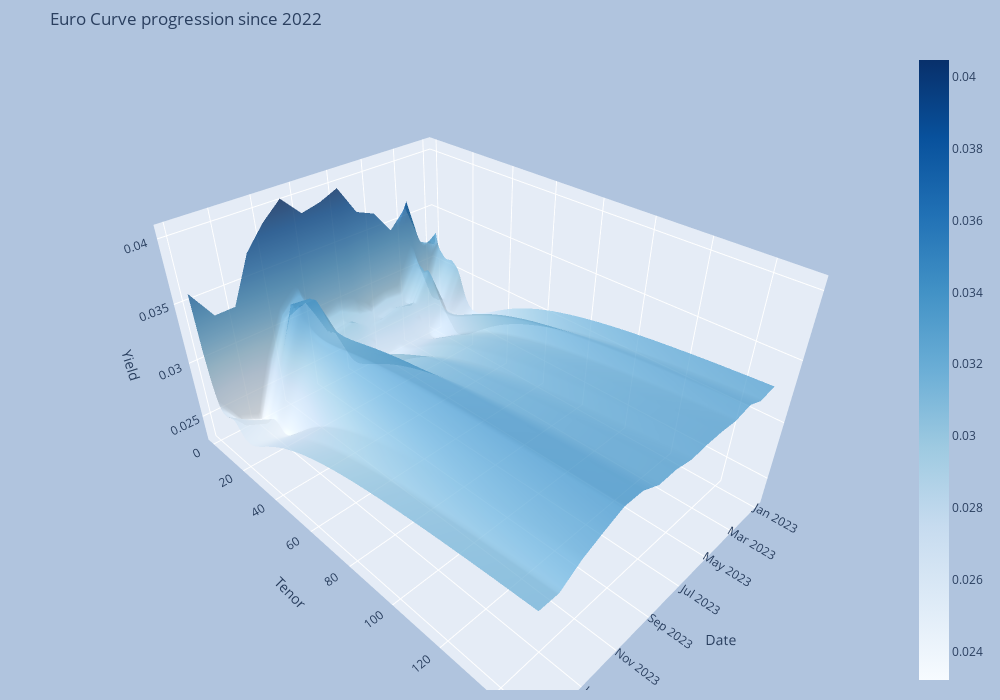

Source (notebook cell):
### Code cell
plotCurvesOverTime(countriesDict,"Euro", "Blues")

### Figure 1 — Plotly figure (JSON) as saved in the notebook; plotly's stock layout.template omitted (floating-point values rounded to 4 significant figures; data arrays with more than 128 entries replaced by an {"elided": "..."} marker saying what was removed)
{"data": [{"colorscale": [[0, "rgb(247,251,255)"], [0.125, "rgb(222,235,247)"], [0.25, "rgb(198,219,239)"], [0.375, "rgb(158,202,225)"], [0.5, "rgb(107,174,214)"], [0.625, "rgb(66,146,198)"], [0.75, "rgb(33,113,181)"], [0.875, "rgb(8,81,156)"], [1, "rgb(8,48,107)"]], "opacity": 0.8, "type": "surface", "x": ["2022-12-31", "2023-01-31", "2023-02-28", "2023-03-31", "2023-04-30", "2023-05-31", "2023-06-30", "2023-07-31", "2023-08-31", "2023-09-30", "2023-10-31", "2023-11-30", "2023-12-31", "2024-01-31", "2024-02-29"], "y": {"elided": "150 int values"}, "z": {"elided": "150x15 float values"}}], "layout": {"autosize": false, "height": 700, "margin": {"b": 10, "l": 50, "r": 20, "t": 50}, "paper_bgcolor": "LightSteelBlue", "scene": {"aspectratio": {"x": 1, "y": 1.4, "z": 0.75}, "xaxis": {"title": {"text": "Date"}}, "yaxis": {"title": {"text": "Tenor"}}, "zaxis": {"title": {"text": "Yield"}}}, "title": {"text": "Euro Curve progression since 2022"}, "width": 1000}}
